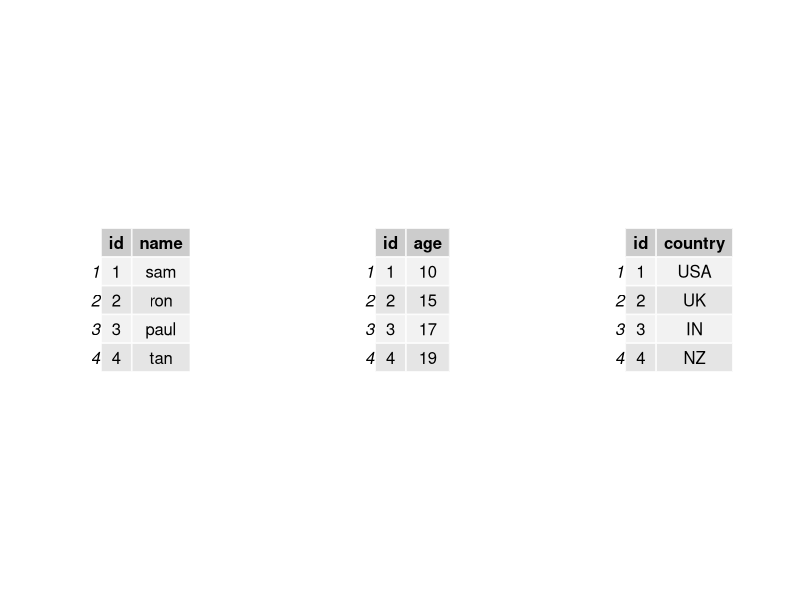

This figure's R source:
#creating the tables frame of records 
# Install gridExtra package from CRAN
install.packages("gridExtra")

# Load the gridExtra package
library(gridExtra)


d1<- data.frame(id=c(1,2,3,4) ,
                 name=c("sam","ron","paul","tan") )
d2<- data.frame(id=c(1,2,3,4),
                age = c(10,15,17,19)     )

d3<- data.frame(id=c(1,2,3,4) ,
                country=c("USA","UK","IN","NZ")                   )       
         
# now we need to merge the table frames


                        grid.arrange(tableGrob(d1), tableGrob(d2), tableGrob(d3), ncol = 3)

# printing the result

print(grid.arrange)

